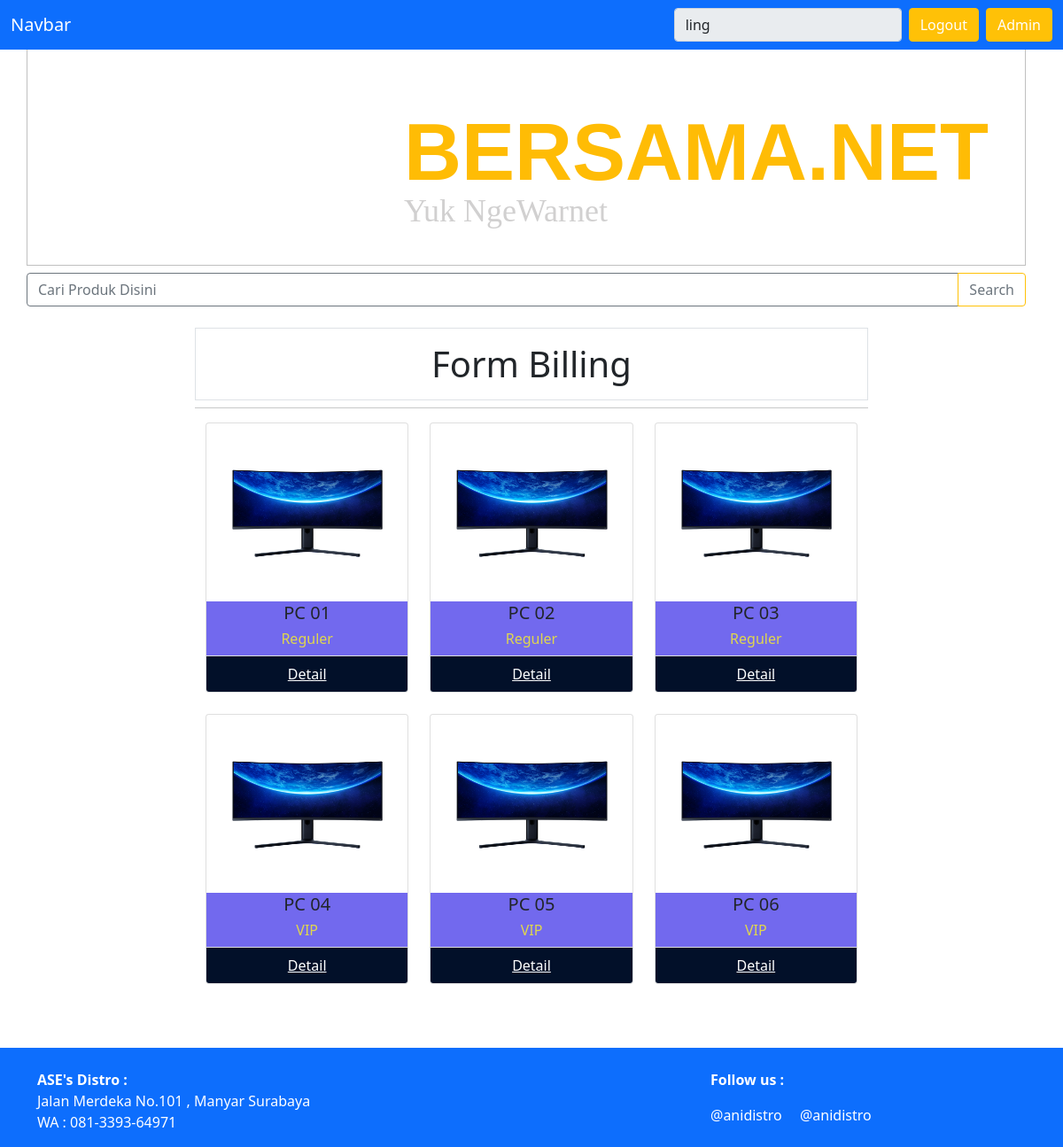
Screenshot of /home.php?page=bill (signed in) with the database file from the repository.
### tables this page shows
CREATE TABLE `mst_pc` (
  `id_pc` int(11) NOT NULL,
  `nmpc` varchar(10) NOT NULL,
  `jenispc` varchar(10) NOT NULL,
  `img` varchar(50) NOT NULL
);

### bill.php (the view, shortened to what this page needs)
<section id="header">
		<div class="container ps-0 pt-2">
			<div class="row">
                <form action="" method="post">
                    <div class="input-group mb-3">
                        <input type="text" name="txt_cari" placeholder="Cari Produk Disini" class="form-control border-secondary" aria-label="Recipient's username" aria-describedby="button-addon2" autocomplete="0ff">
                        <button type="submit" name="cari" class="btn btn-outline-warning text-secondary" id="button-addon2">Search</button>
                    </div>
                </form>
			</div>
		</div>
	</section>
<div class="container pb-5">
	<div class="row">
        <div class="col-md-2"></div>
		<div class="col-md-8 pt-2">
			<div class="row">
                <?php
                $qpc = mysqli_query($koneksidb, "SELECT * FROM mst_pc");
                ?>
                <h1 class="text text-center pb-3 pt-3 border border">Form Billing</h1>
                <hr>
                <?php
                foreach($qpc as $p) :
                ?>
				<div class="col-md-4 pb-4">
					<div class="card">
						<img src="assets/img/Monitor.png" class="card-img-top" height="201px" width="100px" alt="..." />
						<div class="card-body text-center bgcardbody">
							<h5 class="card-title"><?= $p['nmpc'];?></h5>
							<h6 class="harga"><?= $p['jenispc'];?></h6>
						</div>
						<ul class="list-group list-group-flush">
							<li class="list-group-item btndetail">
								<a href="?page=detailproduk&id=<?= $lp['idproduk'];?>" class="text-white" data-bs-toggle="modal" data-bs-target="#loginModal">Detail</a>
							</li>
						</ul>
					</div>
				</div>
                <?php
                endforeach;
                ?>
			</div>
		</div>
        <div class="col-md-2"></div>
	</div>
</div>

### home.php (shortened to what this page needs)
<!DOCTYPE html>
<html lang="en">
<head>
	<link href="https://cdn.jsdelivr.net/npm/bootstrap@5.1.3/dist/css/bootstrap.min.css" rel="stylesheet"
 />
	<link rel="stylesheet" href="assets/styles.css" />
</head>
<body>
	<nav class="navbar fixed-top navbar-light bg-primary">
		<div class="container-fluid">
			<a class="navbar-brand text-white">Navbar</a>
			<form class="d-flex">
				<input class="form-control me-2" type="text" readonly value="<?= $_SESSION['namauser_log']; ?>">
				<a href="admin/logout.php" class="btn btn-warning text-white me-2"> Logout</a>
				<a href="admin/home.php" class="btn btn-warning text-white"> Admin</a>
			</form>
		</div>
	</nav>
	<section id="header">
		<div class="container ps-0">
			<img src="assets/img/banner.jpg" class="banner" />
			<div class="judulbanner">
				<span class="subtitle1">BERSAMA.NET</span> <br />
				<span class="subtitle2">Yuk NgeWarnet</span>
			</div>
		</div>
	</section>
	<section id="konten ">
		<?php
			if(isset($_GET['page'])){
				include_once("".$_GET['page'].".php");
			}
			else{
				include_once("home.php");
			}
		 ?>
	</section>
	<section id="footer" class="bg-primary text-white">
		<div class="container pt-4">
			<div class="row">
				<div class="col-md-4">
					<address class="fw-bold mb-0">ASE's Distro :</address>
					<p class="mb-0">Jalan Merdeka No.101 , Manyar Surabaya</p>
					<p>WA : 081-3393-64971</p>
				</div>
				<div class="col-md-4"></div>
				<div class="col-md-4">
					<address class="fw-bold">Follow us :</address>
					<p>
						<span class="pe-3">@anidistro</span>
						<span class="pe-3">@anidistro</span>
					</p>
				</div>
			</div>
		</div>
	</section>
</body>
</html>

### assets/styles.css (style rules this page uses)
.banner { position: relative; width: 100%; height: 300px; left: 0px; }
.judulbanner { position: absolute; left: 456px; top: 124px; }
.subtitle1 { font-family: sans-serif; font-style: normal; font-weight: bold; font-size: 90px; line-height: 96px; color: #ffbc05; }
.subtitle2 { font-family: cursive; font-style: normal; font-weight: normal; font-size: 36px; line-height: 36px; color: #d1d0d0; }
.bgcardbody { background: #7269ee !important; padding: 1px !important; }
.harga { color: #e0d74d; }
.btndetail { background: #021029; border: 3px solid #140744; box-sizing: border-box; color: white; text-align: center; }

### rows the page displays
mst_pc: nmpc "PC 01", jenispc "Reguler"
mst_pc: nmpc "PC 02", jenispc "Reguler"
mst_pc: nmpc "PC 03", jenispc "Reguler"
mst_pc: nmpc "PC 04", jenispc "VIP"
mst_pc: nmpc "PC 05", jenispc "VIP"
mst_pc: nmpc "PC 06", jenispc "VIP"
